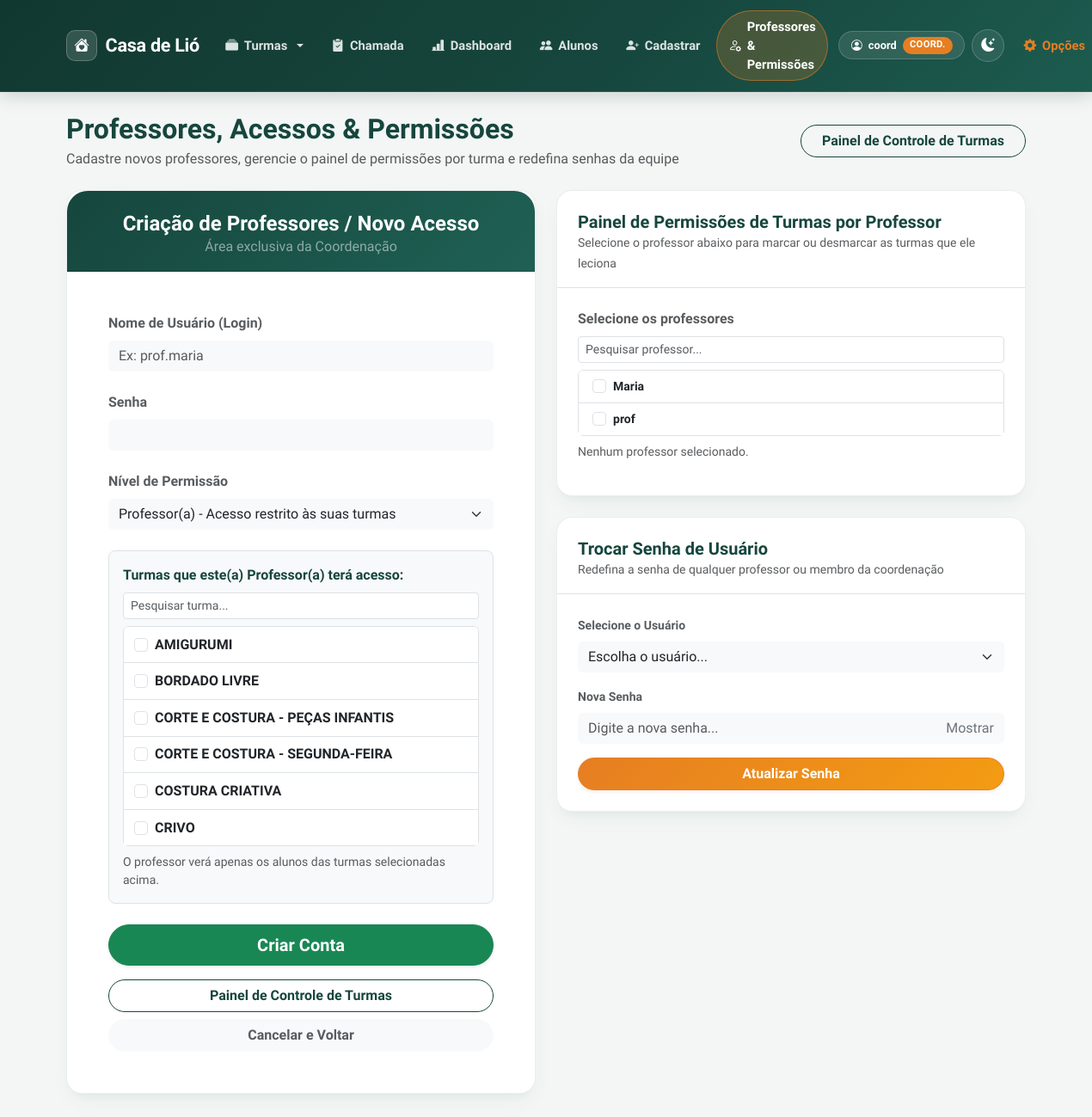
/usuarios/novo (signed in), run on an earlier commit of the app's database.
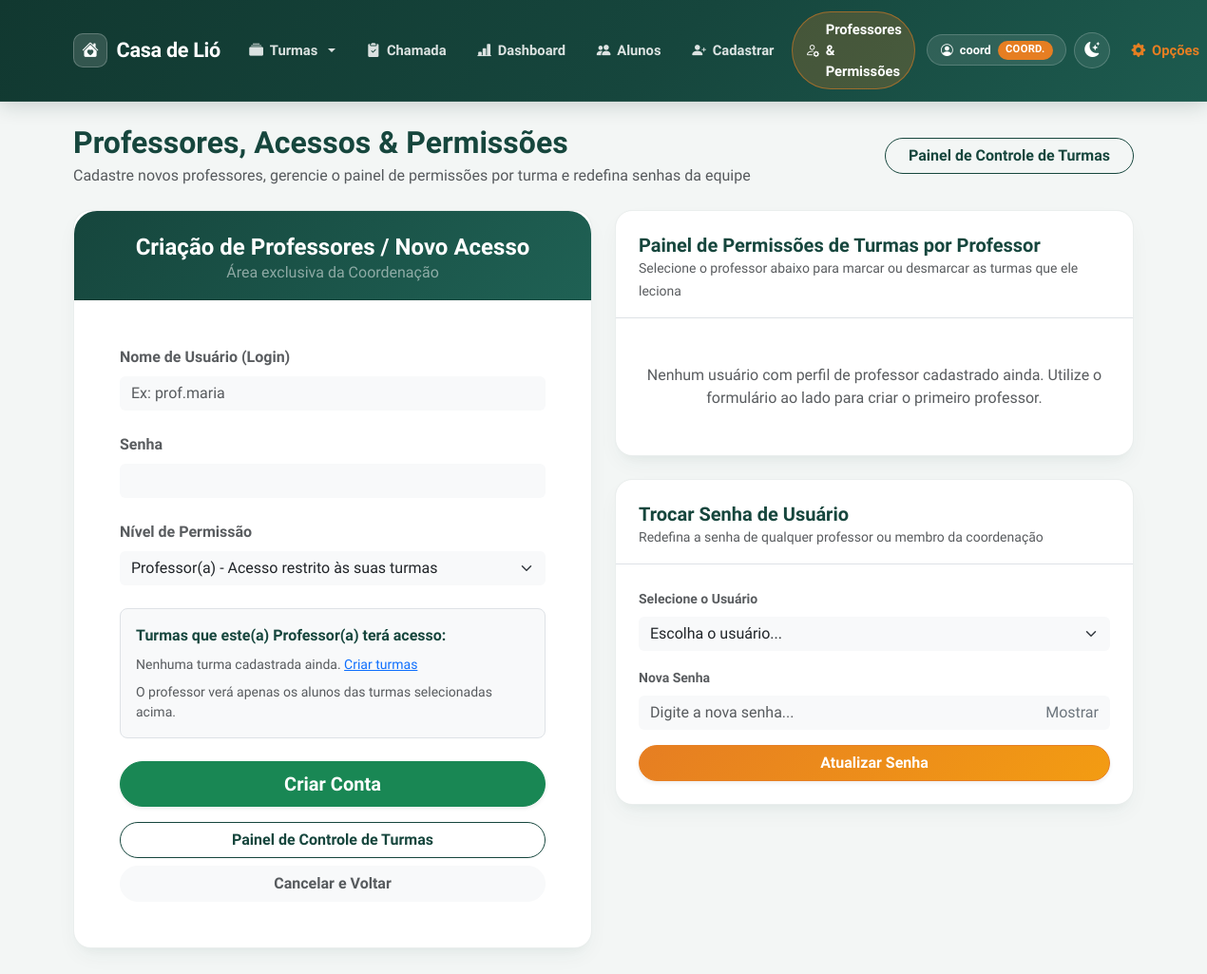
And on a later commit of the database.
### tables this page shows
CREATE TABLE turmas (
            id INTEGER PRIMARY KEY AUTOINCREMENT,
            nome TEXT UNIQUE NOT NULL,
            descricao TEXT
        , limite_alunos INTEGER);

CREATE TABLE usuarios (
        id INTEGER PRIMARY KEY AUTOINCREMENT,
        login TEXT UNIQUE NOT NULL,
        senha TEXT NOT NULL,
        perfil TEXT NOT NULL
    );

### app.py (the view)
@app.get("/usuarios/novo", response_class=HTMLResponse)
async def tela_novo_usuario(request: Request, sucesso: str = None):
    usuario = obter_usuario_atual(request)
    if not usuario or usuario['perfil'] != 'coordenacao':
        return RedirectResponse(url="/", status_code=303)
    conexao = pegar_conexao()
    turmas_disponiveis = obter_todas_turmas(conexao)
    usuarios_db = conexao.execute("SELECT id, login, perfil FROM usuarios ORDER BY perfil ASC, login ASC").fetchall()
    usuarios_sistema = [dict(u) for u in usuarios_db]
    professores_db = conexao.execute("SELECT id, login, perfil FROM usuarios WHERE perfil = 'professor' ORDER BY login ASC").fetchall()
    professores = []
    for prof in professores_db:
        turmas_prof = conexao.execute(
            "SELECT turma_nome FROM professor_turmas WHERE usuario_id = ? ORDER BY turma_nome ASC",
            (prof['id'],)
        ).fetchall()
        professores.append({
            "id": prof['id'],
            "login": prof['login'],
            "turmas": [t['turma_nome'] for t in turmas_prof]
        })
    conexao.close()
    return templates.TemplateResponse(
        request=request,
        name="novo_usuario.html",
        context={
            "turmas_disponiveis": turmas_disponiveis,
            "professores": professores,
            "usuarios_sistema": usuarios_sistema,
            "sucesso": sucesso
        }
    )

### templates/novo_usuario.html (shortened to what the changed rows need)
{% extends 'base.html' %}
{% block conteudo %}
<div class="row mb-4 align-items-center">
    <div class="col-md-8">
        <h2 class="text-primary fw-bold mb-1">Professores, Acessos & Permissões</h2>
    </div>
</div>
<div class="row justify-content-center mb-5">
    <div class="col-lg-6 mb-4">
        <div class="card shadow-lg border-0" style="border-radius: 1.5rem;">
            <div class="card-body p-4 p-md-5">
                <form action="/usuarios/novo" method="POST">
                    <div id="blocoTurmasProfessor" class="mb-4 p-3 bg-light rounded-3 border">
                        <label class="form-label fw-bold text-primary mb-2 d-block">
                            Turmas que este(a) Professor(a) terá acesso:
                        </label>
                        {% if turmas_disponiveis %}
                            <div class="turma-searchable">
                                <input type="search" id="buscarTurmaNovoUsuario" class="form-control form-control-sm mb-2" placeholder="Pesquisar turma..." autocomplete="off">
                                <div class="list-group turma-lista" id="listaTurmasNovoUsuario">
                                {% for t in turmas_disponiveis %}
                                <label class="list-group-item d-flex align-items-center gap-2" data-turma-item>
                                    <input class="form-check-input mt-0" type="checkbox" name="turmas" value="{{ t }}" id="chk_turma_{{ loop.index }}">
                                    <span class="fw-semibold">
                                        {{ t }}
                                    </span>
                                </label>
                                {% endfor %}
                                </div>
                            </div>
                        {% else %}
                            <p class="text-muted small mb-0">Nenhuma turma cadastrada ainda. <a href="/turmas/nova">Criar turmas</a></p>
                        {% endif %}
                        <small class="text-muted d-block mt-2">
                            O professor verá apenas os alunos das turmas selecionadas acima.
                        </small>
                    </div>
                </form>
            </div>
        </div>
    </div>
    <div class="col-lg-6 mb-4 d-flex flex-column gap-4">
        <div class="card shadow-sm border-0" style="border-radius: 1.5rem;">
            <div class="card-body p-4">
                {% if professores %}
                    <div class="mb-3">
                        <label class="form-label fw-semibold text-muted" for="buscarProfessorVinculo">Selecione os professores</label>
                        <input type="search" id="buscarProfessorVinculo" class="form-control form-control-sm mb-2" placeholder="Pesquisar professor..." autocomplete="off">
                        <div class="list-group professor-lista" id="listaSelecaoProfessores">
                            {% for prof in professores %}
                            <label class="list-group-item d-flex align-items-center gap-2" data-professor-item>
                                <input class="form-check-input mt-0" type="checkbox" value="{{ prof['id'] }}" data-professor-selector>
                                <span class="small fw-semibold">{{ prof['login'] }}</span>
                            </label>
                            {% endfor %}
                        </div>
                        <small class="text-muted d-block mt-2" id="resumoProfessoresSelecionados" aria-live="polite">Nenhum professor selecionado.</small>
                    </div>
                {% else %}
                    <div class="text-center text-muted py-4">
                        Nenhum usuário com perfil de professor cadastrado ainda. Utilize o formulário ao lado para criar o primeiro professor.
                    </div>
                {% endif %}
            </div>
        </div>
    </div>
</div>
{% endblock %}

What changed in the data, as far as the page shows it:
removed turmas: nome "AMIGURUMI"
removed turmas: nome "BORDADO LIVRE"
removed turmas: nome "CORTE E COSTURA - PEÇAS INFANTIS"
removed turmas: nome "CORTE E COSTURA - SEGUNDA-FEIRA"
removed turmas: nome "COSTURA CRIATIVA"
removed turmas: nome "CRIVO"
removed usuarios: login "Maria"
removed usuarios: login "prof"
Also different on the page:
text no longer shown: "Selecione os professores Nenhum professor selecionado."
text now shown: "Nenhuma turma cadastrada ainda. Criar turmas Nenhum usuário com perfil de professor cadastrado ainda. Utilize o formulário ao lado para criar o primeiro professor."
